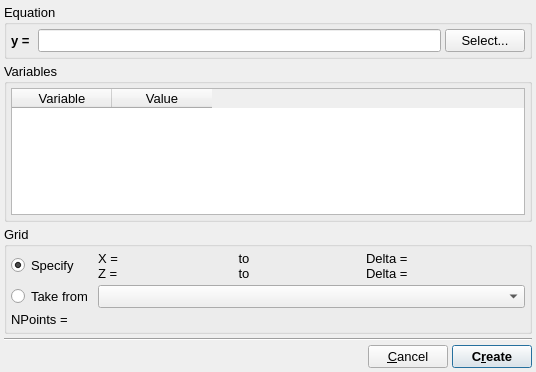
<?xml version="1.0" encoding="UTF-8"?>
<ui version="4.0">
 <class>CreateCollectionDialog</class>
 <widget class="QDialog" name="CreateCollectionDialog">
  <property name="geometry">
   <rect>
    <x>0</x>
    <y>0</y>
    <width>536</width>
    <height>372</height>
   </rect>
  </property>
  <property name="font">
   <font>
    <pointsize>10</pointsize>
   </font>
  </property>
  <property name="windowTitle">
   <string>Create Collection</string>
  </property>
  <property name="windowIcon">
   <iconset resource="icons.qrc">
    <normaloff>:/uchroma/icons/windows_create.svg</normaloff>:/uchroma/icons/windows_create.svg</iconset>
  </property>
  <layout class="QVBoxLayout" name="verticalLayout">
   <property name="spacing">
    <number>4</number>
   </property>
   <property name="margin">
    <number>4</number>
   </property>
   <item>
    <widget class="QGroupBox" name="EquationGroup">
     <property name="sizePolicy">
      <sizepolicy hsizetype="Expanding" vsizetype="Minimum">
       <horstretch>0</horstretch>
       <verstretch>0</verstretch>
      </sizepolicy>
     </property>
     <property name="title">
      <string>Equation</string>
     </property>
     <layout class="QVBoxLayout" name="verticalLayout_4">
      <property name="spacing">
       <number>4</number>
      </property>
      <property name="margin">
       <number>4</number>
      </property>
      <item>
       <layout class="QHBoxLayout" name="horizontalLayout">
        <item>
         <widget class="QLabel" name="label2">
          <property name="sizePolicy">
           <sizepolicy hsizetype="Minimum" vsizetype="Preferred">
            <horstretch>0</horstretch>
            <verstretch>0</verstretch>
           </sizepolicy>
          </property>
          <property name="font">
           <font>
            <weight>75</weight>
            <bold>true</bold>
           </font>
          </property>
          <property name="text">
           <string>y = </string>
          </property>
         </widget>
        </item>
        <item>
         <widget class="QLineEdit" name="EquationEdit">
          <property name="sizePolicy">
           <sizepolicy hsizetype="Expanding" vsizetype="Fixed">
            <horstretch>1</horstretch>
            <verstretch>0</verstretch>
           </sizepolicy>
          </property>
         </widget>
        </item>
        <item>
         <widget class="QPushButton" name="EquationSelectButton">
          <property name="font">
           <font>
            <weight>50</weight>
            <bold>false</bold>
           </font>
          </property>
          <property name="text">
           <string>Select...</string>
          </property>
          <property name="autoDefault">
           <bool>false</bool>
          </property>
         </widget>
        </item>
       </layout>
      </item>
     </layout>
    </widget>
   </item>
   <item>
    <layout class="QHBoxLayout" name="horizontalLayout_3">
     <item>
      <widget class="QGroupBox" name="VariablesGroup">
       <property name="sizePolicy">
        <sizepolicy hsizetype="Expanding" vsizetype="Expanding">
         <horstretch>1</horstretch>
         <verstretch>0</verstretch>
        </sizepolicy>
       </property>
       <property name="title">
        <string>Variables</string>
       </property>
       <layout class="QHBoxLayout" name="horizontalLayout_7">
        <property name="spacing">
         <number>4</number>
        </property>
        <property name="margin">
         <number>4</number>
        </property>
        <item>
         <widget class="QTableWidget" name="VariablesTable">
          <property name="sizePolicy">
           <sizepolicy hsizetype="Expanding" vsizetype="Expanding">
            <horstretch>1</horstretch>
            <verstretch>0</verstretch>
           </sizepolicy>
          </property>
          <column>
           <property name="text">
            <string>Variable</string>
           </property>
          </column>
          <column>
           <property name="text">
            <string>Value</string>
           </property>
          </column>
         </widget>
        </item>
       </layout>
      </widget>
     </item>
    </layout>
   </item>
   <item>
    <widget class="QGroupBox" name="GridGroup">
     <property name="sizePolicy">
      <sizepolicy hsizetype="Expanding" vsizetype="Preferred">
       <horstretch>1</horstretch>
       <verstretch>0</verstretch>
      </sizepolicy>
     </property>
     <property name="title">
      <string>Grid</string>
     </property>
     <layout class="QVBoxLayout" name="verticalLayout_5">
      <property name="spacing">
       <number>4</number>
      </property>
      <property name="margin">
       <number>4</number>
      </property>
      <item>
       <layout class="QGridLayout" name="gridLayout">
        <item row="3" column="0" colspan="2">
         <widget class="QLabel" name="GridNPointsLabel">
          <property name="text">
           <string>NPoints = </string>
          </property>
         </widget>
        </item>
        <item row="0" column="1">
         <widget class="QWidget" name="GridSpecifyWidget" native="true">
          <layout class="QHBoxLayout" name="horizontalLayout_2">
           <property name="spacing">
            <number>0</number>
           </property>
           <property name="margin">
            <number>0</number>
           </property>
           <item>
            <layout class="QGridLayout" name="gridLayout_2">
             <item row="0" column="0">
              <widget class="QLabel" name="label_5">
               <property name="sizePolicy">
                <sizepolicy hsizetype="Minimum" vsizetype="Preferred">
                 <horstretch>0</horstretch>
                 <verstretch>0</verstretch>
                </sizepolicy>
               </property>
               <property name="text">
                <string>X = </string>
               </property>
              </widget>
             </item>
             <item row="0" column="1">
              <widget class="TExponentialSpin" name="GridSpecifyXMinSpin" native="true">
               <property name="sizePolicy">
                <sizepolicy hsizetype="Expanding" vsizetype="Preferred">
                 <horstretch>0</horstretch>
                 <verstretch>0</verstretch>
                </sizepolicy>
               </property>
               <property name="minimumSize">
                <size>
                 <width>90</width>
                 <height>0</height>
                </size>
               </property>
              </widget>
             </item>
             <item row="0" column="2">
              <widget class="QLabel" name="label_4">
               <property name="sizePolicy">
                <sizepolicy hsizetype="Minimum" vsizetype="Preferred">
                 <horstretch>0</horstretch>
                 <verstretch>0</verstretch>
                </sizepolicy>
               </property>
               <property name="text">
                <string> to </string>
               </property>
              </widget>
             </item>
             <item row="0" column="3">
              <widget class="TExponentialSpin" name="GridSpecifyXMaxSpin" native="true">
               <property name="sizePolicy">
                <sizepolicy hsizetype="Expanding" vsizetype="Preferred">
                 <horstretch>0</horstretch>
                 <verstretch>0</verstretch>
                </sizepolicy>
               </property>
               <property name="minimumSize">
                <size>
                 <width>90</width>
                 <height>0</height>
                </size>
               </property>
              </widget>
             </item>
             <item row="0" column="4">
              <widget class="QLabel" name="label">
               <property name="text">
                <string>Delta = </string>
               </property>
              </widget>
             </item>
             <item row="0" column="5">
              <widget class="TExponentialSpin" name="GridSpecifyXDeltaSpin" native="true">
               <property name="sizePolicy">
                <sizepolicy hsizetype="Expanding" vsizetype="Preferred">
                 <horstretch>0</horstretch>
                 <verstretch>0</verstretch>
                </sizepolicy>
               </property>
               <property name="minimumSize">
                <size>
                 <width>90</width>
                 <height>0</height>
                </size>
               </property>
              </widget>
             </item>
             <item row="1" column="0">
              <widget class="QLabel" name="label_6">
               <property name="sizePolicy">
                <sizepolicy hsizetype="Minimum" vsizetype="Preferred">
                 <horstretch>0</horstretch>
                 <verstretch>0</verstretch>
                </sizepolicy>
               </property>
               <property name="text">
                <string>Z = </string>
               </property>
              </widget>
             </item>
             <item row="1" column="1">
              <widget class="TExponentialSpin" name="GridSpecifyZMinSpin" native="true">
               <property name="sizePolicy">
                <sizepolicy hsizetype="Expanding" vsizetype="Preferred">
                 <horstretch>0</horstretch>
                 <verstretch>0</verstretch>
                </sizepolicy>
               </property>
               <property name="minimumSize">
                <size>
                 <width>90</width>
                 <height>0</height>
                </size>
               </property>
              </widget>
             </item>
             <item row="1" column="2">
              <widget class="QLabel" name="label_7">
               <property name="sizePolicy">
                <sizepolicy hsizetype="Minimum" vsizetype="Preferred">
                 <horstretch>0</horstretch>
                 <verstretch>0</verstretch>
                </sizepolicy>
               </property>
               <property name="text">
                <string> to </string>
               </property>
              </widget>
             </item>
             <item row="1" column="3">
              <widget class="TExponentialSpin" name="GridSpecifyZMaxSpin" native="true">
               <property name="sizePolicy">
                <sizepolicy hsizetype="Expanding" vsizetype="Preferred">
                 <horstretch>0</horstretch>
                 <verstretch>0</verstretch>
                </sizepolicy>
               </property>
               <property name="minimumSize">
                <size>
                 <width>90</width>
                 <height>0</height>
                </size>
               </property>
              </widget>
             </item>
             <item row="1" column="4">
              <widget class="QLabel" name="label_2">
               <property name="text">
                <string>Delta = </string>
               </property>
              </widget>
             </item>
             <item row="1" column="5">
              <widget class="TExponentialSpin" name="GridSpecifyZDeltaSpin" native="true">
               <property name="sizePolicy">
                <sizepolicy hsizetype="Expanding" vsizetype="Preferred">
                 <horstretch>0</horstretch>
                 <verstretch>0</verstretch>
                </sizepolicy>
               </property>
               <property name="minimumSize">
                <size>
                 <width>90</width>
                 <height>0</height>
                </size>
               </property>
              </widget>
             </item>
            </layout>
           </item>
          </layout>
         </widget>
        </item>
        <item row="2" column="1">
         <widget class="QComboBox" name="GridTakeFromCollectionCombo"/>
        </item>
        <item row="0" column="0">
         <widget class="QRadioButton" name="GridSpecifyRadio">
          <property name="text">
           <string>Specify</string>
          </property>
          <property name="checked">
           <bool>true</bool>
          </property>
         </widget>
        </item>
        <item row="2" column="0">
         <widget class="QRadioButton" name="GridTakeFromRadio">
          <property name="text">
           <string>Take from</string>
          </property>
          <property name="checked">
           <bool>false</bool>
          </property>
         </widget>
        </item>
       </layout>
      </item>
     </layout>
    </widget>
   </item>
   <item>
    <widget class="Line" name="line">
     <property name="orientation">
      <enum>Qt::Horizontal</enum>
     </property>
    </widget>
   </item>
   <item>
    <layout class="QHBoxLayout" name="horizontalLayout_6">
     <item>
      <spacer name="horizontalSpacer_2">
       <property name="orientation">
        <enum>Qt::Horizontal</enum>
       </property>
       <property name="sizeHint" stdset="0">
        <size>
         <width>40</width>
         <height>20</height>
        </size>
       </property>
      </spacer>
     </item>
     <item>
      <widget class="QPushButton" name="CancelButton">
       <property name="font">
        <font>
         <weight>50</weight>
         <bold>false</bold>
        </font>
       </property>
       <property name="text">
        <string>&amp;Cancel</string>
       </property>
       <property name="autoDefault">
        <bool>false</bool>
       </property>
      </widget>
     </item>
     <item>
      <widget class="QPushButton" name="CreateButton">
       <property name="font">
        <font>
         <weight>75</weight>
         <bold>true</bold>
        </font>
       </property>
       <property name="text">
        <string>C&amp;reate</string>
       </property>
       <property name="default">
        <bool>true</bool>
       </property>
      </widget>
     </item>
    </layout>
   </item>
  </layout>
 </widget>
 <customwidgets>
  <customwidget>
   <class>TExponentialSpin</class>
   <extends>QWidget</extends>
   <header>gui/texponentialspin.uih</header>
   <container>1</container>
  </customwidget>
 </customwidgets>
 <resources>
  <include location="icons.qrc"/>
 </resources>
 <connections/>
</ui>
